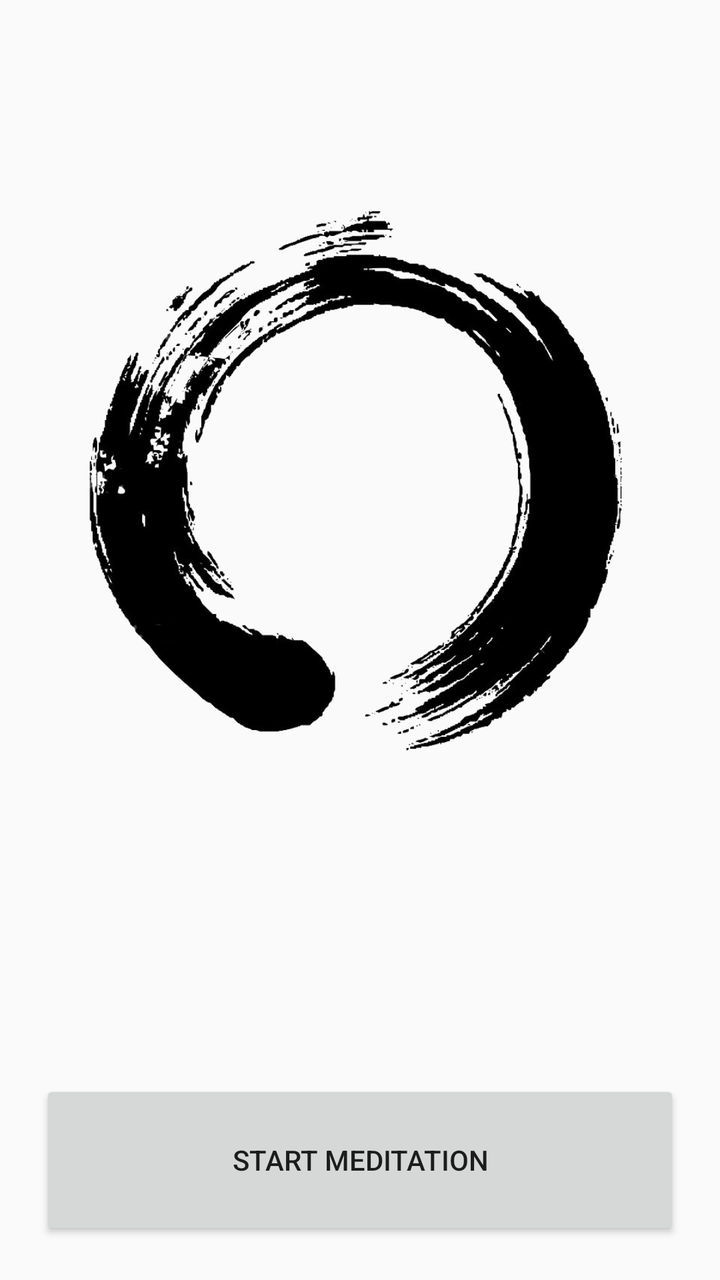
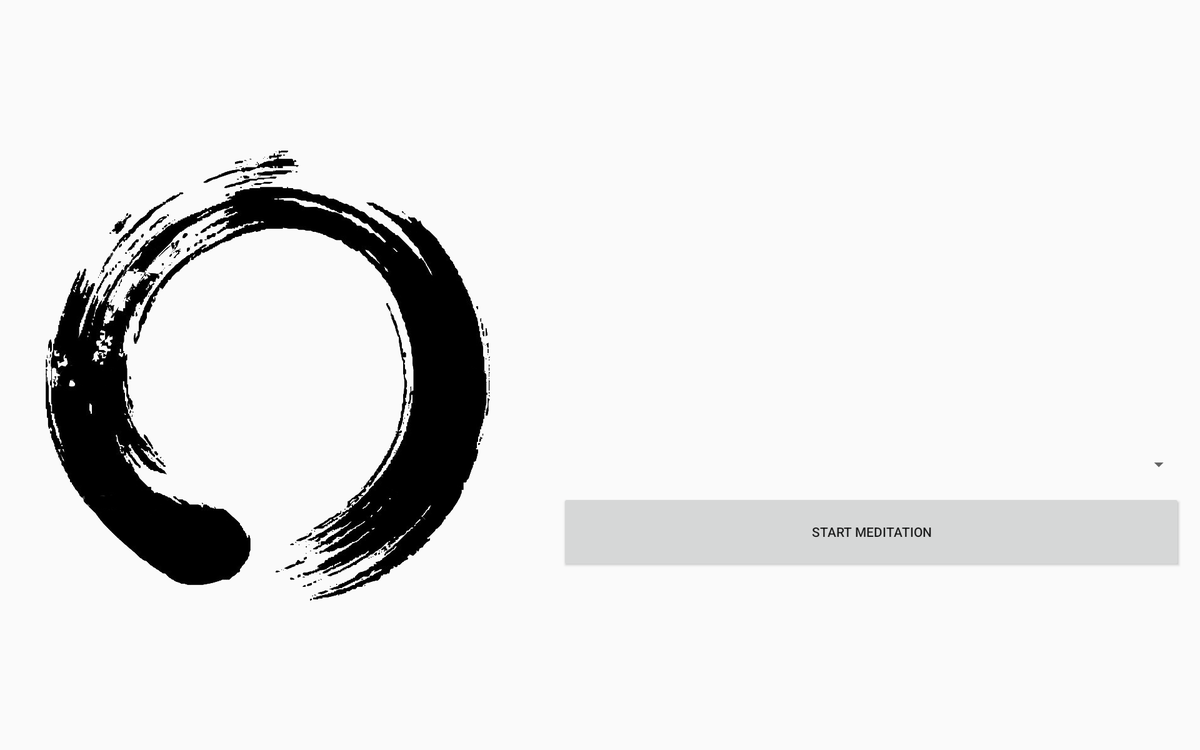

An Android layout and its configuration variant, each rendered on a device that would load it. The default file and the variant file are quoted in full after the pictures.
<!-- AndroidManifest.xml: application theme LightZenTheme -->
<!-- res/layout/fragment_main.xml -->
<?xml version="1.0" encoding="utf-8"?>
<androidx.coordinatorlayout.widget.CoordinatorLayout xmlns:android="http://schemas.android.com/apk/res/android"
    xmlns:app="http://schemas.android.com/apk/res-auto"
    android:layout_width="match_parent"
    android:layout_height="match_parent">

    <RelativeLayout
        android:layout_width="match_parent"
        android:layout_height="match_parent">

        <Button
            android:layout_gravity="center"
            android:id="@+id/but_start"
            android:layout_width="match_parent"
            android:layout_height="wrap_content"
            android:layout_margin="20dp"
            android:minWidth="140dp"
            android:minHeight="80dp"
            android:text="@string/but_start"
            android:layout_alignParentBottom="true"/>

        <androidx.recyclerview.widget.RecyclerView
            android:id="@+id/recycler_sessions"
            android:layout_width="match_parent"
            android:layout_height="wrap_content"
            android:layout_margin="20dp"
            android:layout_above="@+id/but_start"
            android:layout_alignParentTop="false"
            android:layout_centerHorizontal="false"/>

        <ImageView
            android:padding="40dp"
            android:layout_width="wrap_content"
            android:layout_height="wrap_content"
            android:scaleType="fitCenter"
            android:layout_above="@+id/recycler_sessions"
            style="@style/zenIcon"/>

    </RelativeLayout>

</androidx.coordinatorlayout.widget.CoordinatorLayout>
<!-- resources referenced by this layout -->
<resources>
  <string name="but_start">Start Meditation</string>
  <style name="zenIcon" parent="">
          <item name="android:src">?attr/zenIconSrc</item>
      </style>
  <style name="Theme.AppCompat.Light" parent="@style/Base.Theme.AppCompat.Light">
      </style>
  <color name="colorMarkerLine">#404040</color>
  <color name="colorMarkerTriangle">#404040</color>
  <color name="colorCurrentSection">#3d82a3</color>
  <color name="colorNextSection">#9cd4e1</color>
  <color name="colorPreviousSection">#cde8ef</color>
  <color name="colorRemainingSections">#f0f0f0</color>
  <style name="Widget.AppCompat.ListView" parent="@style/Base.Widget.AppCompat.ListView">
      </style>
  <dimen name="abc_action_bar_default_height_material">56dp</dimen>
  <style name="Widget.AppCompat.Light.ActionButton" parent="@style/Widget.AppCompat.ActionButton">
      </style>
  <style name="Widget.AppCompat.ActionMode" parent="@style/Base.Widget.AppCompat.ActionMode">
      </style>
  <style name="AlertDialog.AppCompat.Light" parent="@style/Base.AlertDialog.AppCompat.Light">
      </style>
  <style name="Widget.AppCompat.ButtonBar" parent="@style/Base.Widget.AppCompat.ButtonBar">
      </style>
  <style name="Widget.AppCompat.Button" parent="@style/Base.Widget.AppCompat.Button">
      </style>
  <style name="Widget.AppCompat.Button.Small" parent="@style/Base.Widget.AppCompat.Button.Small">
      </style>
  <color name="accent_material_light">@color/material_deep_teal_500</color>
  <color name="background_floating_material_light">@android:color/white</color>
  <color name="button_material_light">#ffd6d7d7</color>
  <color name="ripple_material_light">#1f000000</color>
  <color name="primary_material_light">@color/material_grey_100</color>
  <color name="primary_dark_material_light">@color/material_grey_600</color>
  <dimen name="abc_dialog_padding_material">24dp</dimen>
  <style name="ThemeOverlay.AppCompat.Dialog" parent="@style/Base.ThemeOverlay.AppCompat.Dialog">
      </style>
  <style name="Widget.AppCompat.EditText" parent="@style/Base.Widget.AppCompat.EditText">
      </style>
  <style name="Widget.AppCompat.ImageButton" parent="@style/Base.Widget.AppCompat.ImageButton">
      </style>
  <style name="Widget.AppCompat.ListMenuView" parent="@style/Base.Widget.AppCompat.ListMenuView">
      </style>
  <dimen name="abc_list_item_padding_horizontal_material">@dimen/abc_action_bar_content_inset_material</dimen>
  <style name="Theme.AppCompat.CompactMenu" parent="@style/Base.Theme.AppCompat.CompactMenu">
      </style>
  <dimen name="abc_panel_menu_list_width">296dp</dimen>
  <style name="Widget.AppCompat.Light.PopupMenu" parent="@style/Base.Widget.AppCompat.Light.PopupMenu">
      </style>
  <style name="Widget.AppCompat.RatingBar" parent="@style/Base.Widget.AppCompat.RatingBar">
      </style>
  <style name="Widget.AppCompat.RatingBar.Small" parent="@style/Base.Widget.AppCompat.RatingBar.Small">
      </style>
  <style name="Widget.AppCompat.Light.SearchView" parent="@style/Widget.AppCompat.SearchView">
      </style>
  <style name="Widget.AppCompat.SeekBar" parent="@style/Base.Widget.AppCompat.SeekBar">
      </style>
  <style name="Widget.AppCompat.Spinner" parent="@style/Base.Widget.AppCompat.Spinner">
      </style>
  <style name="TextAppearance.AppCompat.Subhead" parent="@style/Base.TextAppearance.AppCompat.Subhead">
      </style>
  <style name="Widget.AppCompat.Toolbar" parent="@style/Base.Widget.AppCompat.Toolbar">
      </style>
  <style name="Widget.AppCompat.ActionButton" parent="@style/Base.Widget.AppCompat.ActionButton">
      </style>
  <style name="Base.AlertDialog.AppCompat.Light" parent="@style/Base.AlertDialog.AppCompat">
      </style>
  <color name="material_deep_teal_500">#ff009688</color>
  <color name="material_grey_100">#fff5f5f5</color>
  <color name="material_grey_600">#ff757575</color>
  <dimen name="abc_action_bar_content_inset_material">16dp</dimen>
  <style name="Widget.AppCompat.SearchView" parent="@style/Base.Widget.AppCompat.SearchView">
      </style>
  <!-- some entries are left out for length -->
</resources>
<!-- res/layout-sw720dp-land/fragment_main.xml (the repository's variant of the layout above) -->
<!-- drawn on a large tablet held sideways -->
<?xml version="1.0" encoding="utf-8"?>
<RelativeLayout xmlns:android="http://schemas.android.com/apk/res/android"
    android:layout_width="match_parent"
    android:layout_height="match_parent">
    <Spinner
        android:gravity="center"
        android:id="@+id/spin_sessions"
        android:layout_width="match_parent"
        android:layout_height="wrap_content"
        android:layout_marginLeft="20dp"
        android:layout_marginRight="20dp"
        android:layout_marginBottom="20dp"
        android:layout_toRightOf="@+id/zenimage"
        android:layout_above="@+id/but_start"
        android:spinnerMode="dropdown"
        android:layout_toEndOf="@+id/zenimage"/>
    <Button
        android:id="@+id/but_start"
        android:layout_width="match_parent"
        android:layout_height="80dp"
        android:layout_marginLeft="20dp"
        android:layout_marginRight="20dp"
        android:layout_marginBottom="80dp"
        android:text="@string/but_start"
        android:layout_toRightOf="@+id/zenimage"
        android:layout_alignBottom="@+id/zenimage"
        android:layout_toEndOf="@+id/zenimage"/>
    <ImageView
        android:id="@+id/zenimage"
        android:padding="40dp"
        android:layout_width="wrap_content"
        android:layout_height="wrap_content"
        android:scaleType="fitCenter"
        android:layout_alignParentLeft="true"
        android:layout_centerVertical="true"
        android:layout_alignParentStart="true"
        style="@style/zenIcon"/>
</RelativeLayout>
